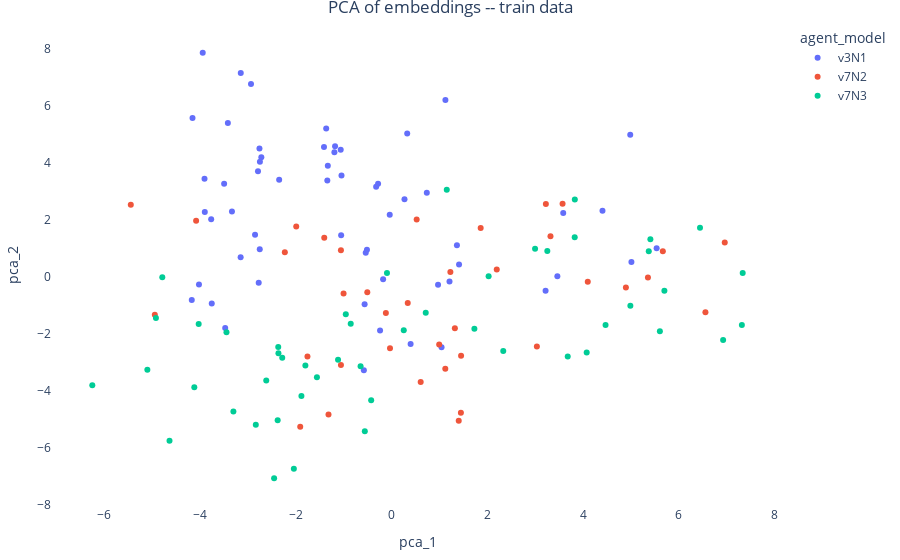

Notebook code cell kept with this figure:
### Code cell
## draw PCA using plotly

df_pca = pd.DataFrame(embeds_pca, columns=['pca_1', 'pca_2'])
df_pca['agent_model'] = models

# fig = px.scatter_matrix(reduced_embeds,
#                         labels=labels,
#                         dimensions=range(3),
#                         color=colors)
# fig.update_traces(diagonal_visible=False)

# fig = px.scatter_3d(reduced_embeds,
                    # x=0, y=1, z=2,
                    # color=colors)

fig = px.scatter(df_pca, 
                 x="pca_1", y="pca_2",
                #  color_discrete_sequence=["#14213D", "#FCA311", "#976391"],
                 color="agent_model",
                 title='PCA of embeddings -- train data',)
fig.update_layout(margin=dict(l=25, r=25, t=25, b=25),
                  plot_bgcolor='rgba(0, 0, 0, 0)',
                  paper_bgcolor='rgba(0, 0, 0, 0)',
                  title_x=0.5)

fig.show()

### Figure 1 — Plotly figure (JSON) as saved in the notebook; plotly's stock layout.template omitted (floating-point values rounded to 4 significant figures)
{"data": [{"hovertemplate": "agent_model=v3N1<br>pca_1=%{x}<br>pca_2=%{y}<extra></extra>", "legendgroup": "v3N1", "marker": {"color": "#636efa", "symbol": "circle"}, "mode": "markers", "name": "v3N1", "orientation": "v", "showlegend": true, "type": "scatter", "x": [-0.1793, 0.3949, -2.778, 1.041, -2.756, -2.723, -0.5815, -3.5, -2.939, 3.583, 3.214, -3.155, -1.056, -3.758, -4.025, -2.762, 0.7333, -1.344, -0.2842, 0.324, -1.368, -3.947, 1.207, -2.753, 5.534, -1.048, -3.336, -0.2428, 1.122, -3.904, -0.5655, -0.5422, -3.478, -2.854, 0.9682, 5.007, 0.2673, 1.363, -0.0411, -1.197, -2.35, -4.175, -2.793, 1.407, -1.334, 4.982, -3.77, 3.46, -3.152, -1.065, -4.16, -1.414, -0.3249, -3.422, -3.91, -1.183, 4.403, -0.5169], "xaxis": "x", "y": [-0.07637, -2.354, -0.2039, -2.468, 0.9716, 4.202, -3.267, 3.27, 6.77, 2.242, -0.4818, 0.6907, 1.463, -0.9271, -0.2663, 4.509, 2.953, 3.381, 3.273, 5.035, 5.207, 7.865, -0.1619, 4.047, 1.007, 3.563, 2.301, -1.876, 6.206, 2.279, -0.9536, 0.8548, -1.788, 1.48, -0.2749, 0.5305, 2.724, 1.115, 2.185, 4.379, 3.41, -0.8061, 3.713, 0.4425, 3.904, 4.986, 2.026, 0.02926, 7.156, 4.465, 5.581, 4.556, 3.167, 5.406, 3.445, 4.583, 2.321, 0.9564], "yaxis": "y"}, {"hovertemplate": "agent_model=v7N2<br>pca_1=%{x}<br>pca_2=%{y}<extra></extra>", "legendgroup": "v7N2", "marker": {"color": "#EF553B", "symbol": "circle"}, "mode": "markers", "name": "v7N2", "orientation": "v", "showlegend": true, "type": "scatter", "x": [-1.06, 0.5216, 1.449, 6.956, 4.892, 3.22, 1.319, 1.445, 3.316, 6.553, -0.0353, -1.759, 5.663, 1.858, -1.409, -1.911, 3.569, -0.5096, 0.6056, -1.006, -1.994, 2.194, 0.3352, 1.119, -4.947, 5.352, -1.32, -2.232, 1.4, 0.9921, 3.032, -0.1216, -1.06, -4.085, -5.449, 4.095, 1.226], "xaxis": "x", "y": [-3.09, 2.02, -2.759, 1.208, -0.3641, 2.564, -1.794, -4.765, 1.431, -1.237, -2.496, -2.785, 0.9047, 1.72, 1.379, -5.257, 2.57, -0.5366, -3.68, -0.5772, 1.772, 0.2591, -0.9139, -3.219, -1.323, -0.02097, -4.82, 0.8649, -5.039, -2.37, -2.438, -1.263, 0.9373, 1.975, 2.531, -0.1624, 0.1719], "yaxis": "y"}, {"hovertemplate": "agent_model=v7N3<br>pca_1=%{x}<br>pca_2=%{y}<extra></extra>", "legendgroup": "v7N3", "marker": {"color": "#00cc96", "symbol": "circle"}, "mode": "markers", "name": "v7N3", "orientation": "v", "showlegend": true, "type": "scatter", "x": [-2.37, -1.886, 3.825, 5.696, 3.251, 1.15, -3.451, -1.12, -0.8558, 7.314, -2.044, -6.253, -0.9588, -0.4284, -2.838, -2.382, -4.641, 0.2525, -2.286, 3.823, 5.369, 5.601, 6.923, 4.985, 2.995, 4.467, -0.5612, -1.562, 4.073, 1.727, -2.365, 7.331, 3.677, -4.924, -0.09869, -1.803, -0.6497, -2.456, 6.44, 2.024, -4.031, -4.123, -4.791, 2.33, -3.306, 5.403, 0.7111, -2.62, -5.103], "xaxis": "x", "y": [-2.459, -4.17, 2.721, -0.4864, 0.9158, 3.063, -1.939, -2.903, -1.643, -1.68, -6.726, -3.797, -1.304, -4.327, -5.185, -5.028, -5.747, -1.871, -2.835, 1.391, 0.9001, -1.907, -2.207, -1.01, 0.991, -1.684, -5.41, -3.519, -2.647, -1.818, -2.674, 0.1379, -2.785, -1.435, 0.1368, -3.104, -3.131, -7.058, 1.724, 0.02228, -1.651, -3.864, -0.007585, -2.592, -4.718, 1.32, -1.258, -3.629, -3.257], "yaxis": "y"}], "layout": {"legend": {"title": {"text": "agent_model"}, "tracegroupgap": 0}, "margin": {"b": 25, "l": 25, "r": 25, "t": 25}, "paper_bgcolor": "rgba(0, 0, 0, 0)", "plot_bgcolor": "rgba(0, 0, 0, 0)", "title": {"text": "PCA of embeddings -- train data", "x": 0.5}, "xaxis": {"anchor": "y", "domain": [0, 1], "title": {"text": "pca_1"}}, "yaxis": {"anchor": "x", "domain": [0, 1], "title": {"text": "pca_2"}}}}
